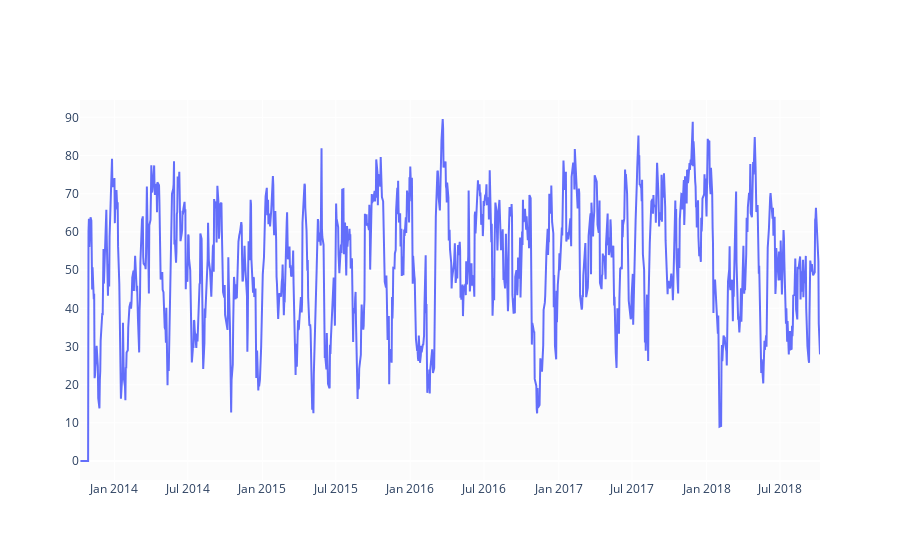

Here is the notebook cell this chart was saved with:
### Code cell
#Relative Strength Index

def relative_strength_idx(df, n=14):
    close = df['Close']
    delta = close.diff()
    delta = delta[1:]
    pricesUp = delta.copy()
    pricesDown = delta.copy()
    pricesUp[pricesUp < 0] = 0
    pricesDown[pricesDown > 0] = 0
    rollUp = pricesUp.rolling(n).mean()
    rollDown = pricesDown.abs().rolling(n).mean()
    rs = rollUp / rollDown
    rsi = 100.0 - (100.0 / (1.0 + rs))
    return rsi

df['RSI'] = relative_strength_idx(df).fillna(0)

fig = go.Figure(go.Scatter(x=df.Date, y=df.RSI, name='RSI'))
fig.show()

### Figure 1 — Plotly figure (JSON) as saved in the notebook; plotly's stock layout.template omitted (floating-point values rounded to 4 significant figures; data arrays with more than 128 entries replaced by an {"elided": "..."} marker saying what was removed)
{"data": [{"name": "RSI", "type": "scatter", "x": {"elided": "1235 str values"}, "y": {"elided": "1235 float values"}}], "layout": {}}
